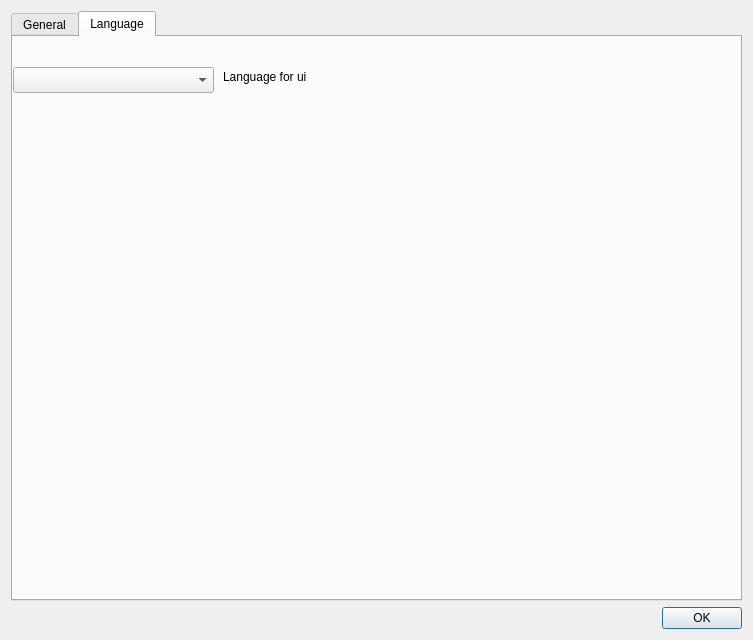
<?xml version="1.0" encoding="UTF-8"?>
<ui version="4.0">
 <class>SettingsDialog</class>
 <widget class="QDialog" name="SettingsDialog">
  <property name="geometry">
   <rect>
    <x>0</x>
    <y>0</y>
    <width>753</width>
    <height>640</height>
   </rect>
  </property>
  <property name="sizePolicy">
   <sizepolicy hsizetype="MinimumExpanding" vsizetype="MinimumExpanding">
    <horstretch>0</horstretch>
    <verstretch>0</verstretch>
   </sizepolicy>
  </property>
  <property name="windowTitle">
   <string>Dialog</string>
  </property>
  <layout class="QVBoxLayout" name="verticalLayout_5">
   <item>
    <widget class="QTabWidget" name="tabWidget">
     <property name="currentIndex">
      <number>1</number>
     </property>
     <widget class="QWidget" name="general">
      <property name="sizePolicy">
       <sizepolicy hsizetype="Expanding" vsizetype="Preferred">
        <horstretch>0</horstretch>
        <verstretch>0</verstretch>
       </sizepolicy>
      </property>
      <attribute name="title">
       <string>General</string>
      </attribute>
      <attribute name="toolTip">
       <string>General Settings</string>
      </attribute>
      <layout class="QVBoxLayout" name="verticalLayout_8">
       <item>
        <layout class="QVBoxLayout" name="verticalLayout_6">
         <property name="topMargin">
          <number>10</number>
         </property>
         <item>
          <widget class="QCheckBox" name="audioMuteCheckBox">
           <property name="sizePolicy">
            <sizepolicy hsizetype="MinimumExpanding" vsizetype="Fixed">
             <horstretch>0</horstretch>
             <verstretch>0</verstretch>
            </sizepolicy>
           </property>
           <property name="text">
            <string>Mute all audio output</string>
           </property>
           <property name="iconSize">
            <size>
             <width>0</width>
             <height>0</height>
            </size>
           </property>
          </widget>
         </item>
         <item>
          <widget class="QCheckBox" name="reconnectCheckBox">
           <property name="sizePolicy">
            <sizepolicy hsizetype="MinimumExpanding" vsizetype="Fixed">
             <horstretch>0</horstretch>
             <verstretch>0</verstretch>
            </sizepolicy>
           </property>
           <property name="text">
            <string>Automatically reconnect last link on application startup</string>
           </property>
           <property name="iconSize">
            <size>
             <width>0</width>
             <height>0</height>
            </size>
           </property>
          </widget>
         </item>
         <item>
          <widget class="QCheckBox" name="lowPowerCheckBox">
           <property name="sizePolicy">
            <sizepolicy hsizetype="MinimumExpanding" vsizetype="Fixed">
             <horstretch>0</horstretch>
             <verstretch>0</verstretch>
            </sizepolicy>
           </property>
           <property name="toolTip">
            <string>Lowers all update rates to save battery power</string>
           </property>
           <property name="text">
            <string>Enable low power mode</string>
           </property>
           <property name="iconSize">
            <size>
             <width>0</width>
             <height>0</height>
            </size>
           </property>
          </widget>
         </item>
         <item>
          <widget class="QCheckBox" name="promptFlightDataSave">
           <property name="sizePolicy">
            <sizepolicy hsizetype="MinimumExpanding" vsizetype="Fixed">
             <horstretch>0</horstretch>
             <verstretch>0</verstretch>
            </sizepolicy>
           </property>
           <property name="text">
            <string>Prompt to save Flight Data Log after each flight</string>
           </property>
           <property name="iconSize">
            <size>
             <width>0</width>
             <height>0</height>
            </size>
           </property>
          </widget>
         </item>
         <item>
          <widget class="QGroupBox" name="groupBox">
           <property name="sizePolicy">
            <sizepolicy hsizetype="MinimumExpanding" vsizetype="Preferred">
             <horstretch>0</horstretch>
             <verstretch>0</verstretch>
            </sizepolicy>
           </property>
           <property name="title">
            <string>Style</string>
           </property>
           <property name="flat">
            <bool>false</bool>
           </property>
           <property name="checkable">
            <bool>false</bool>
           </property>
           <layout class="QVBoxLayout" name="verticalLayout_3">
            <item>
             <layout class="QHBoxLayout" name="horizontalLayout">
              <property name="sizeConstraint">
               <enum>QLayout::SetMinimumSize</enum>
              </property>
              <property name="leftMargin">
               <number>0</number>
              </property>
              <property name="rightMargin">
               <number>80</number>
              </property>
              <item>
               <widget class="QComboBox" name="styleChooser">
                <property name="sizePolicy">
                 <sizepolicy hsizetype="MinimumExpanding" vsizetype="Fixed">
                  <horstretch>0</horstretch>
                  <verstretch>0</verstretch>
                 </sizepolicy>
                </property>
                <property name="minimumSize">
                 <size>
                  <width>200</width>
                  <height>0</height>
                 </size>
                </property>
                <item>
                 <property name="text">
                  <string>Dark (for indoor use)</string>
                 </property>
                </item>
                <item>
                 <property name="text">
                  <string>Light (for outdoor use)</string>
                 </property>
                </item>
               </widget>
              </item>
             </layout>
            </item>
           </layout>
          </widget>
         </item>
         <item>
          <widget class="QGroupBox" name="fileLocationsLayout">
           <property name="sizePolicy">
            <sizepolicy hsizetype="MinimumExpanding" vsizetype="Fixed">
             <horstretch>0</horstretch>
             <verstretch>0</verstretch>
            </sizepolicy>
           </property>
           <property name="minimumSize">
            <size>
             <width>0</width>
             <height>0</height>
            </size>
           </property>
           <property name="title">
            <string>File Locations</string>
           </property>
           <layout class="QVBoxLayout" name="verticalLayout_7">
            <item>
             <widget class="QLabel" name="label">
              <property name="sizePolicy">
               <sizepolicy hsizetype="Preferred" vsizetype="Fixed">
                <horstretch>0</horstretch>
                <verstretch>0</verstretch>
               </sizepolicy>
              </property>
              <property name="minimumSize">
               <size>
                <width>0</width>
                <height>0</height>
               </size>
              </property>
              <property name="text">
               <string>Specify the location you would like to save files:</string>
              </property>
              <property name="wordWrap">
               <bool>true</bool>
              </property>
             </widget>
            </item>
            <item>
             <layout class="QHBoxLayout" name="horizontalLayout_2">
              <item>
               <widget class="QLineEdit" name="savedFilesLocation">
                <property name="minimumSize">
                 <size>
                  <width>200</width>
                  <height>21</height>
                 </size>
                </property>
                <property name="maxLength">
                 <number>1024</number>
                </property>
               </widget>
              </item>
              <item>
               <widget class="QPushButton" name="browseSavedFilesLocation">
                <property name="text">
                 <string>Browse</string>
                </property>
               </widget>
              </item>
             </layout>
            </item>
           </layout>
          </widget>
         </item>
         <item>
          <widget class="QGroupBox" name="groupBox_3">
           <property name="sizePolicy">
            <sizepolicy hsizetype="MinimumExpanding" vsizetype="Fixed">
             <horstretch>0</horstretch>
             <verstretch>0</verstretch>
            </sizepolicy>
           </property>
           <property name="title">
            <string>Tool Bar</string>
           </property>
           <layout class="QVBoxLayout" name="verticalLayout_2">
            <item>
             <layout class="QVBoxLayout" name="verticalLayout">
              <item>
               <layout class="QHBoxLayout" name="horizontalLayout_3">
                <item>
                 <widget class="QCheckBox" name="showGPS">
                  <property name="minimumSize">
                   <size>
                    <width>160</width>
                    <height>0</height>
                   </size>
                  </property>
                  <property name="text">
                   <string>Show GPS</string>
                  </property>
                 </widget>
                </item>
                <item>
                 <widget class="QCheckBox" name="showMessages">
                  <property name="text">
                   <string>Show Messages</string>
                  </property>
                 </widget>
                </item>
               </layout>
              </item>
              <item>
               <layout class="QHBoxLayout" name="horizontalLayout_4">
                <item>
                 <widget class="QCheckBox" name="showBattery">
                  <property name="minimumSize">
                   <size>
                    <width>160</width>
                    <height>0</height>
                   </size>
                  </property>
                  <property name="text">
                   <string>Show Battery</string>
                  </property>
                 </widget>
                </item>
                <item>
                 <widget class="QCheckBox" name="showMav">
                  <property name="text">
                   <string>Show Mav Icon</string>
                  </property>
                 </widget>
                </item>
               </layout>
              </item>
             </layout>
            </item>
           </layout>
          </widget>
         </item>
         <item>
          <widget class="QGroupBox" name="groupBox_2">
           <property name="title">
            <string>Reset All Settings to Default</string>
           </property>
           <layout class="QVBoxLayout" name="verticalLayout_4">
            <item>
             <widget class="QCheckBox" name="deleteSettings">
              <property name="text">
               <string>Delete all saved settings on next boot</string>
              </property>
             </widget>
            </item>
            <item>
             <widget class="QLabel" name="label_2">
              <property name="font">
               <font>
                <pointsize>11</pointsize>
               </font>
              </property>
              <property name="text">
               <string>Note: You can also use --clear-settings as a command line option to accomplish this.</string>
              </property>
              <property name="wordWrap">
               <bool>true</bool>
              </property>
             </widget>
            </item>
           </layout>
          </widget>
         </item>
         <item>
          <spacer name="verticalSpacer">
           <property name="orientation">
            <enum>Qt::Vertical</enum>
           </property>
           <property name="sizeHint" stdset="0">
            <size>
             <width>20</width>
             <height>10</height>
            </size>
           </property>
          </spacer>
         </item>
        </layout>
       </item>
      </layout>
     </widget>
     <widget class="QWidget" name="langSettings">
      <property name="sizePolicy">
       <sizepolicy hsizetype="Expanding" vsizetype="Preferred">
        <horstretch>0</horstretch>
        <verstretch>0</verstretch>
       </sizepolicy>
      </property>
      <attribute name="title">
       <string>Language</string>
      </attribute>
      <widget class="QComboBox" name="localeComboBox">
       <property name="geometry">
        <rect>
         <x>0</x>
         <y>30</y>
         <width>201</width>
         <height>26</height>
        </rect>
       </property>
      </widget>
      <widget class="QLabel" name="label_3">
       <property name="geometry">
        <rect>
         <x>210</x>
         <y>30</y>
         <width>121</width>
         <height>20</height>
        </rect>
       </property>
       <property name="text">
        <string>Language for ui</string>
       </property>
      </widget>
     </widget>
    </widget>
   </item>
   <item>
    <widget class="QDialogButtonBox" name="buttonBox">
     <property name="orientation">
      <enum>Qt::Horizontal</enum>
     </property>
     <property name="standardButtons">
      <set>QDialogButtonBox::Ok</set>
     </property>
     <property name="centerButtons">
      <bool>false</bool>
     </property>
    </widget>
   </item>
  </layout>
 </widget>
 <resources/>
 <connections/>
</ui>
